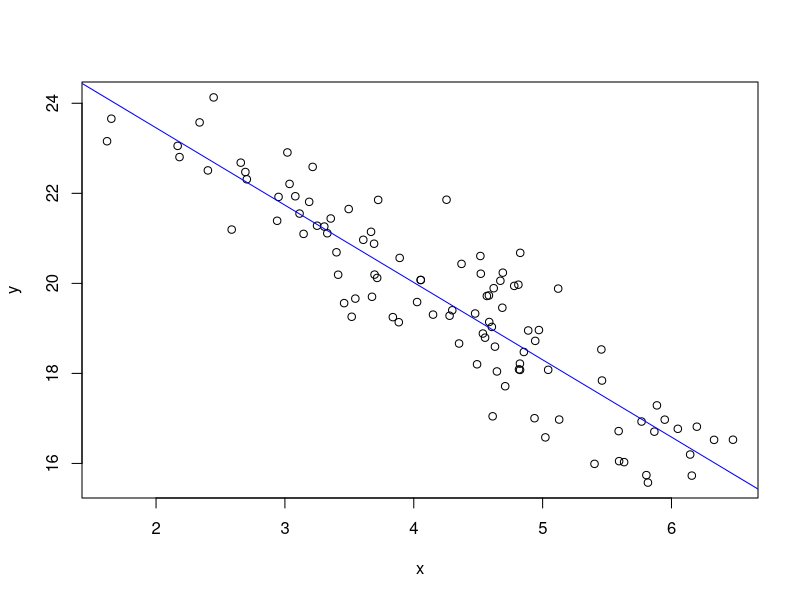
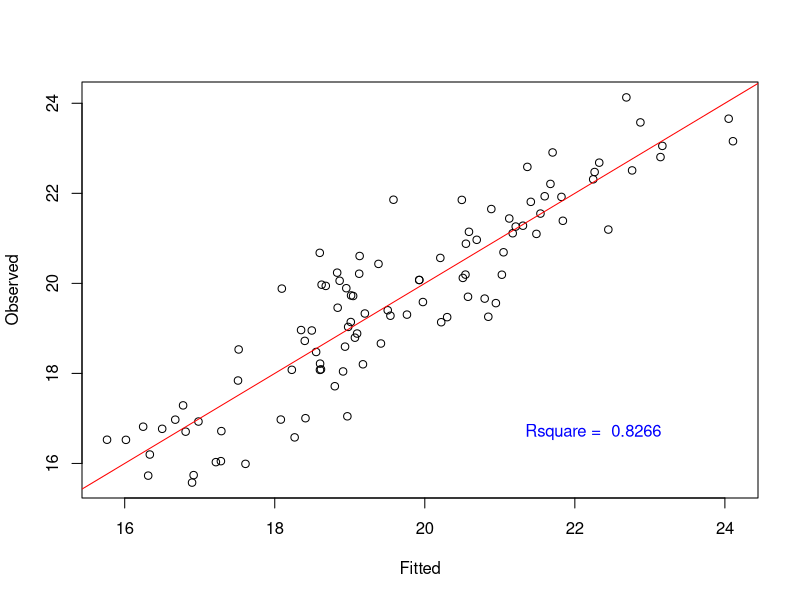

Write R code to recreate these figures, in order.
#Rsquare intuition.
n <- 100
set.seed(12345)

mu_x <- 4; mu_y <- 20;
sig_x <- 1;
sig_y <- 2; rho = -0.9

b1 <- rho * (sig_y/sig_x)
b0 <- mu_y - rho*(sig_y/sig_x) * mu_x

sig_e <- sig_y * sqrt(1 - rho^2)
x <- rnorm(n, mean = mu_x, sd = sig_x)
y <- b0 + b1 * x + rnorm(n, sd = sig_e)

plot(x, y)
abline(lm(y ~ x), col = "blue")

#Generating observed vs fitted.
lm1 <- lm(y ~ x)
fity <- lm1$fit
Rsq <- summary(lm1)$r.squared
Rsq <- round(Rsq, digits = 4)

plot(fity, y, xlab = "Fitted",
     ylab = "Observed")
lm2 <- lm(y ~ fity)
abline(lm2, col = "red")

text(quantile(fity, 0.9), quantile(y, 0.1),
     paste("Rsquare = ", Rsq), col = "blue")